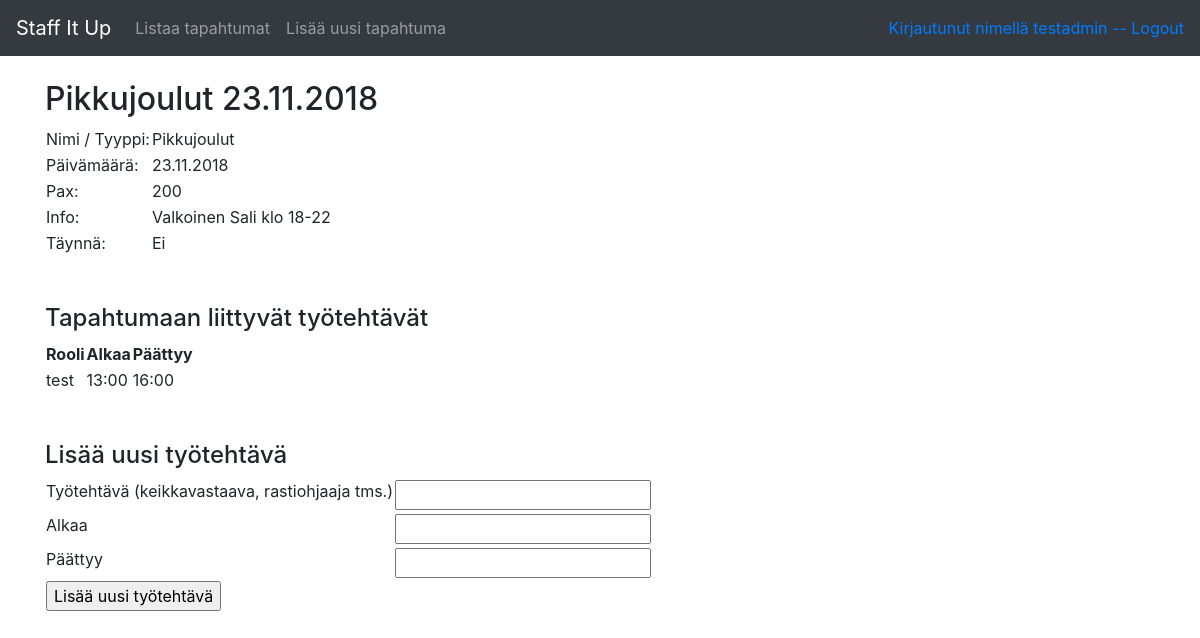
The app's page /admin/events/1/details (signed in), older data.
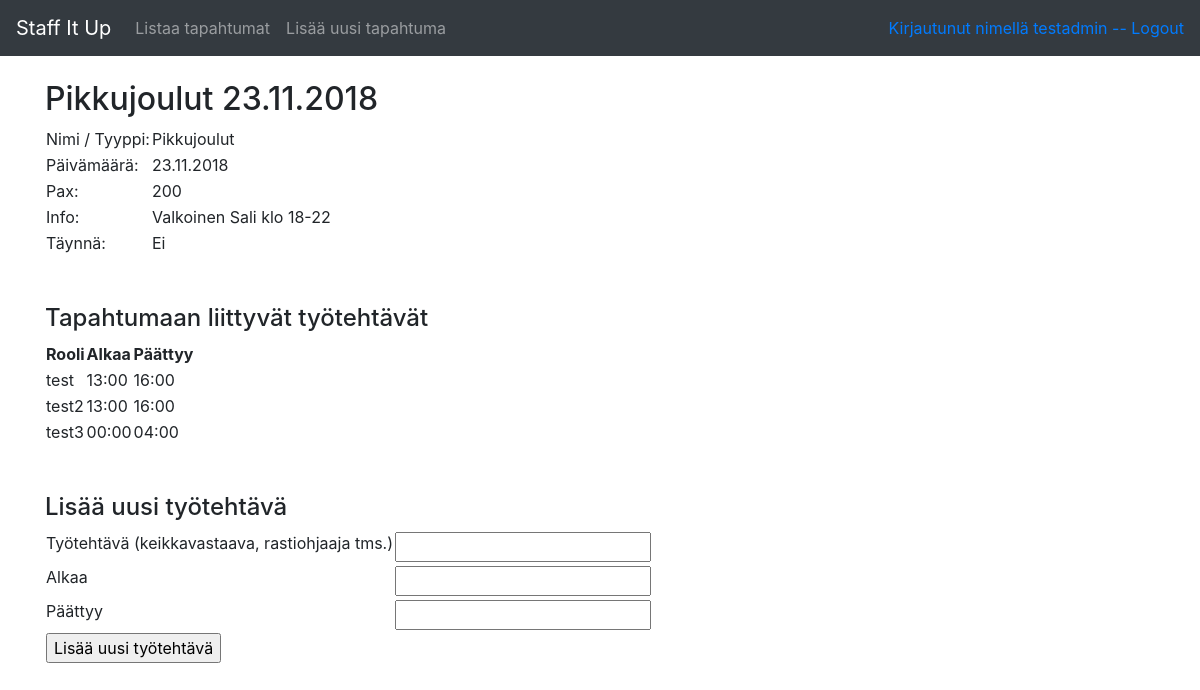
The same page, newer data.
### application/auth/models.py (models this page shows, shortened)
class User(db.Model):
    __tablename__ = "account"
    id = db.Column(db.Integer, primary_key=True)
    date_created = db.Column(db.DateTime, default=db.func.current_timestamp())
    date_modified = db.Column(db.DateTime, default=db.func.current_timestamp(),
                              onupdate=db.func.current_timestamp())
    name = db.Column(db.String(144), nullable=False)
    username = db.Column(db.String(20), nullable=False)
    password = db.Column(db.String(30), nullable=False)
    email = db.Column(db.String(144))
    phone = db.Column(db.String(20))
    roles = db.relationship("Role", secondary="account_role")
    def is_authenticated(self):
        return True

### application/events/models.py (models this page shows, shortened)
class Event(db.Model):
    id = db.Column(db.Integer, primary_key=True)
    type = db.Column(db.String(144), nullable=False)
    date = db.Column(db.Date, nullable=False)
    pax = db.Column(db.Integer)
    info = db.Column(db.String(500))
    staffed = db.Column(db.Boolean, nullable=False)
    assignments = db.relationship("Assignment", backref='event', lazy=True)

### application/assignments/models.py (models this page shows, shortened)
class Assignment(db.Model):
    id = db.Column(db.Integer, primary_key=True)
    starttime = db.Column(db.Time, nullable=False)
    endtime = db.Column(db.Time, nullable=False)
    role = db.Column(db.String(144), nullable=False)
    event_id = db.Column(db.Integer, db.ForeignKey('event.id'),
       nullable=False)
    users = db.relationship("User", secondary="account_assignment")

### application/events/views.py (the view)
@app.route("/admin/events/<event_id>/details", methods=["GET"])
@login_required(role="admin")
def event_details(event_id):
    event = Event.query.get(event_id)
    return render_template("admin/events/event.html", event=event, form=AssignmentForm(), assignments=event.assignments)

### application/assignments/forms.py
class AssignmentForm(FlaskForm):
    role = StringField("Työtehtävä (keikkavastaava, rastiohjaaja tms.)", [validators.Length(min=2, message="Työtehtävän tulee olla vähintään 2 merkkiä pitkä"),
                                                        validators.Length(max=144, message="Työtehtävän pituus voi olla maksimissaan 144 merkkiä")])
    starttime = TimeField("Alkaa", [validators.Required(message="Syötä aika muodossa HH:MM")], format='%H:%M')
    endtime = TimeField("Päättyy", [validators.Required(message="Syötä aika muodossa HH:MM")], format='%H:%M')
    class Meta:
        csrf = False

### application/__init__.py (called while the page is built)
def login_required(role="ANY"):
    def wrapper(fn):
        @wraps(fn)
        def decorated_view(*args, **kwargs):
            if not current_user.is_authenticated():
                return login_manager.unauthorized()
            unauthorized = False
            if role != "ANY":
                unauthorized = True
                if role == "admin":
                    login_manager.login_view = "admin_login"
                for user_role in current_user.roles:
                    if user_role.name == role:
                        unauthorized = False
                        break
            if unauthorized:
                return login_manager.unauthorized()
            login_manager.login_view = "auth_login"
            return fn(*args, **kwargs)
        return decorated_view
    return wrapper

@login_manager.user_loader
def load_user(user_id):
    return User.query.get(user_id)

### application/templates/admin/events/event.html (shortened to what this page needs)
{% extends "admin/layout.html" %}
{% block body %}
<h2>{{ event.type }} {{ event.date.strftime("%d.%m.%Y") }}</h2>
  <table>
    <tr>
      <td>Nimi / Tyyppi: </td>
      <td>{{ event.type }}</td>
    </tr>
    <tr>
      <td>Päivämäärä: </td>
      <td>{{ event.date.strftime("%d.%m.%Y") }}</td>
    </tr>
    <tr>
      <td>Pax: </td>
      <td>{{ event.pax }}</td>
    </tr>
    <tr>
      <td>Info: </td>
      <td>{{ event.info }}</td>
    </tr>
    <tr>
      <td>Täynnä: </td>
      {% if event.staffed  %}
      <td>Kyllä</td>
      {% else %}
      <td>Ei</td>
      {% endif %}
    </tr>
  </table>
  <br><br>
  <h4>Tapahtumaan liittyvät työtehtävät</h4>
  <table>
    <tr>
      <th>Rooli</th>
      <th>Alkaa</th>
      <th>Päättyy</th>
    </tr>
    {% for assignment in assignments %}
    <tr>
      <td> {{ assignment.role }}</a>
      </td>
      <td>{{ assignment.starttime.strftime("%H:%M") }}</td>
      <td>{{ assignment.endtime.strftime("%H:%M") }}</td>
    </tr>
    {% endfor %}
  </table>
  <br><br>
  <h4>Lisää uusi työtehtävä</h4>
  <form method="POST" action="{{ url_for('assignment_create', event_id=event.id) }}">
    <table>
      <tr>
        <td>
          {{ form.role.label }}
        </td>
        <td>
          {{ form.role }}
        </td>
        <td>
  	    </td>
      </tr>
      <tr>
        <td>
          {{ form.starttime.label }}
        </td>
        <td>
          {{ form.starttime }}
        </td>
        <td>
  	    </td>
      </tr>
      <tr>
        <td>
          {{ form.endtime.label }}
        </td>
        <td>
          {{ form.endtime }}
        </td>
        <td>
        </td>
      </tr>
      <tr>
        <td colspan="2">
         <input type="submit" value="Lisää uusi työtehtävä"/>
         </td>
       </tr>
    </table>
  </form>
{% endblock %}

### application/templates/admin/layout.html (shortened to what this page needs)
<!DOCTYPE html>
  <html>
    <head>
      <link rel="stylesheet" href="https://maxcdn.bootstrapcdn.com/bootstrap/4.0.0/css/bootstrap.min.css">
    </head>
    <body>
      <nav class="navbar navbar-expand-md navbar-dark bg-dark mb-4">
	      <a class="navbar-brand" href="{{ url_for('admin_index') }} ">Staff It Up</a>
	        <div class="collapse navbar-collapse" id="navbarCollapse">
            <ul class="navbar-nav mr-auto">
              <li class="nav-item">
                <a class="nav-link" href="{{ url_for('events_index') }} ">Listaa tapahtumat</a>
              </li>
              <li class="nav-item">
                <a class="nav-link" href="{{ url_for('events_form') }} ">Lisää uusi tapahtuma</a>
              </li>
            </ul>
            <div class="form-inline mt-2 mt-md-0">
	            {% if current_user.is_authenticated %}
	            <a href="{{ url_for('auth_logout') }}">Kirjautunut nimellä {{ current_user.name }} -- Logout</a>
	            {% else %}
	            <a href="{{ url_for('auth_login') }}">Kirjaudu sisään</a>
              <a href="{{ url_for('newUser_form') }}">Luo uusi käyttäjä</a>
	            {% endif %}
            </div>
	        </div>
        </nav>
        <main role="main" class="container">
	        {% block body %}{% endblock %}
      </main>
    </body>
  </html>

Row changes from the older to the newer data that the page shows:
added Assignment: role "test2", starttime "13:00", endtime "16:00"
added Assignment: role "test3", starttime "00:00", endtime "04:00"
